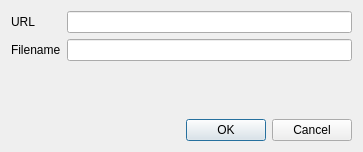
<?xml version="1.0" encoding="UTF-8"?>
<ui version="4.0">
 <class>NewTaskDialog</class>
 <widget class="QDialog" name="NewTaskDialog">
  <property name="geometry">
   <rect>
    <x>0</x>
    <y>0</y>
    <width>363</width>
    <height>152</height>
   </rect>
  </property>
  <property name="windowTitle">
   <string>New Task</string>
  </property>
  <property name="locale">
   <locale language="English" country="UnitedStates"/>
  </property>
  <layout class="QVBoxLayout" name="verticalLayout">
   <item>
    <layout class="QFormLayout" name="formLayout">
     <item row="0" column="0">
      <widget class="QLabel" name="urlLabel">
       <property name="locale">
        <locale language="English" country="UnitedStates"/>
       </property>
       <property name="text">
        <string>URL</string>
       </property>
      </widget>
     </item>
     <item row="1" column="0">
      <widget class="QLabel" name="filenameLabel">
       <property name="locale">
        <locale language="English" country="UnitedStates"/>
       </property>
       <property name="text">
        <string>Filename</string>
       </property>
      </widget>
     </item>
     <item row="0" column="1">
      <widget class="QLineEdit" name="urlEdit"/>
     </item>
     <item row="1" column="1">
      <widget class="QLineEdit" name="filenameEdit">
       <property name="locale">
        <locale language="English" country="UnitedStates"/>
       </property>
      </widget>
     </item>
    </layout>
   </item>
   <item>
    <widget class="QLabel" name="statusLabel">
     <property name="text">
      <string/>
     </property>
     <property name="textFormat">
      <enum>Qt::AutoText</enum>
     </property>
    </widget>
   </item>
   <item>
    <spacer name="verticalSpacer">
     <property name="orientation">
      <enum>Qt::Vertical</enum>
     </property>
     <property name="sizeHint" stdset="0">
      <size>
       <width>20</width>
       <height>40</height>
      </size>
     </property>
    </spacer>
   </item>
   <item>
    <widget class="QDialogButtonBox" name="buttonBox">
     <property name="locale">
      <locale language="English" country="UnitedStates"/>
     </property>
     <property name="standardButtons">
      <set>QDialogButtonBox::Cancel|QDialogButtonBox::Ok</set>
     </property>
    </widget>
   </item>
  </layout>
 </widget>
 <resources/>
 <connections/>
</ui>
